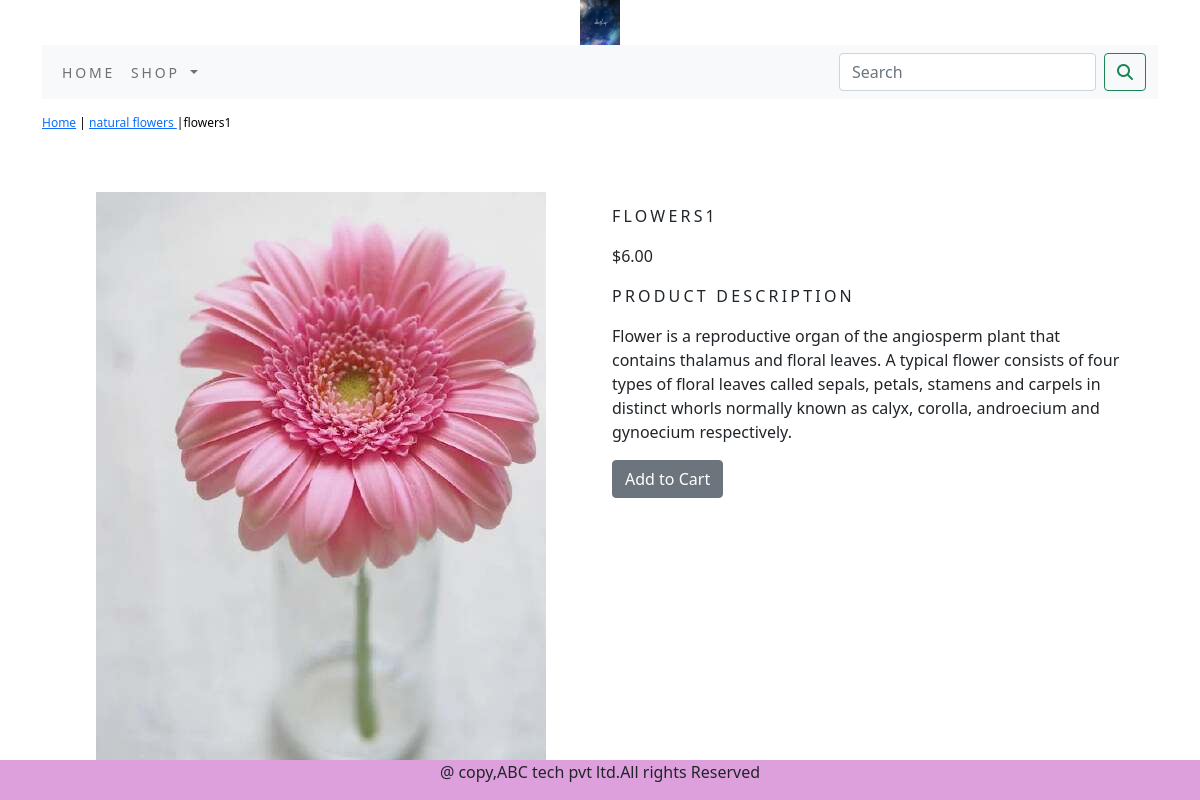
The page /shop/natural-flowers/flowers1/ on the database its author committed.
### shop/models.py (models this page shows, shortened)
class Product(models.Model):
    name=models.CharField(max_length=250,unique=True)
    slug=models.SlugField(max_length=250,unique=True)
    description=models.TextField(blank=True)
    price=models.DecimalField(max_digits=10,decimal_places=2)
    category=models.ForeignKey(Category,on_delete=models.CASCADE)
    image=models.ImageField(upload_to='product',blank=True)
    stock=models.IntegerField()
    available=models.BooleanField(default=True)
    created=models.DateTimeField(auto_now_add=True)
    updated=models.DateTimeField(auto_now_add=True)
    class Meta:
        ordering=('name',)
        verbose_name='product'
        verbose_name_plural='products'

class Category(models.Model):
    name=models.CharField(max_length=250,unique=True)
    slug=models.SlugField(max_length=250,unique=True)
    description=models.TextField(blank=True)
    image=models.ImageField(upload_to='category',blank=True)
    class Meta:
        ordering=('name',)
        verbose_name='category'
        verbose_name_plural='categories'
    def get_url(self):
        return reverse('shop:product_by_category', args=[self.slug])
    def __str__(self):
        return '{}'.format(self.name)

### shop/views.py (the view)
# urls.py: path('<slug:c_slug>/<slug:product_slug>/',views.proDetail,name='prodCatdetail')
def proDetail(request,c_slug,product_slug):
    try:
        product=Product.objects.get(category__slug=c_slug,slug=product_slug)
    except Exception as e:
        raise e
    return render(request,"product.html",{'product':product})

### cart/context_processors.py (called while the page is built)
def counter(request):
    item_count=0
    if 'admin' in request.path:
        return {}
    else:
        try:
            cart=Cart.objects.filter(cart_id=_cart_id(request))
            cart_items=CartItem.objects.all().filter(cart=cart[:1])
            for cart_item in cart_items:
                item_count += cart_item.quantity
        except Cart.DoesNotExist:
            item_count =0
    return dict(item_count=item_count)

### cart/views.py (called while the page is built)
def _cart_id(request):
    cart=request.session.session_key
    if not cart:
        cart=request.session.create()
    return cart

### shop/context_processors.py (called while the page is built)
def menu_links(request):
    links=Category.objects.all()
    return dict(links=links)

### templates/product.html (shortened to what this page needs)
{% extends 'base.html' %}
{% load static %}
{% block content %}
<div class="row my_prod_row_class">
    <div class="mx_auto">
     <p>
         <a href="{% url 'shop:allProdCat' %}">Home</a> | <a href="{{product.category.get_url}}">
         {{product.category}}
     </a>|{{product.name}}
     </p>
    </div>
</div>
<div class="container">
<br>
<div class="row">
    <div class="col-12 col-sm-12 col-md-12 col-lg-6 text-center">
        <div style="min-width:18rem;">
            <img src="{{product.image.url}}" alt="{{product.name}}">
        </div>
    </div>
    <div class="col-12 col-sm-12 col-md-12 col-lg-6 ">
        <div>
    <h1 class="my_prod_title">{{product.name}}</h1>
    <p >
    ${{product.price}}</p>
    <p class="my_title">Product Description </p>
    <p class="text-justify my_prod_text"> {{product.description}}</p>
    {% if product.stock <= 0 %}
    <p class="text-justify my_prod_text"><b>Out of Stock</b>
    </p>
    {% else %}
    <a  class="btn btn-secondary" href="{% url 'cart:add_cart' product.id %}"> Add to Cart</a>
            {% endif %}
</div>
    </div>
{% endblock %}

### static/css/custom.css (style rules this page uses)
body { font-family: 'Roboto', sans-serif; }
.my_title { font-size:16px; text-transform:uppercase; letter-spacing:.2em; }
.my_prod_row_class { padding-top:15px; padding-bottom:20px; }
.my_prod_row_class .mx_auto { color:#000; font-size:12px; text-decoration:none; }
.my_prod_title { font-size:16px; text-transform:uppercase; letter-spacing:.2em; padding-top:15px; padding-bottom:10px; }
.my_prod_text { padding-right:20px; }

### rows shown on the page
Product: category "natural flowers", name "flowers1", image (picture), name "FLOWERS1", price "6.00", description "Flower is a reproductive organ of the angiosperm plant that contains thalamus and floral leaves. A typical flower consists of four types of floral leaves called sepals, petals, stamens and carpels in distinct whorls normally known as calyx, corolla, androecium and gynoecium respectively."
